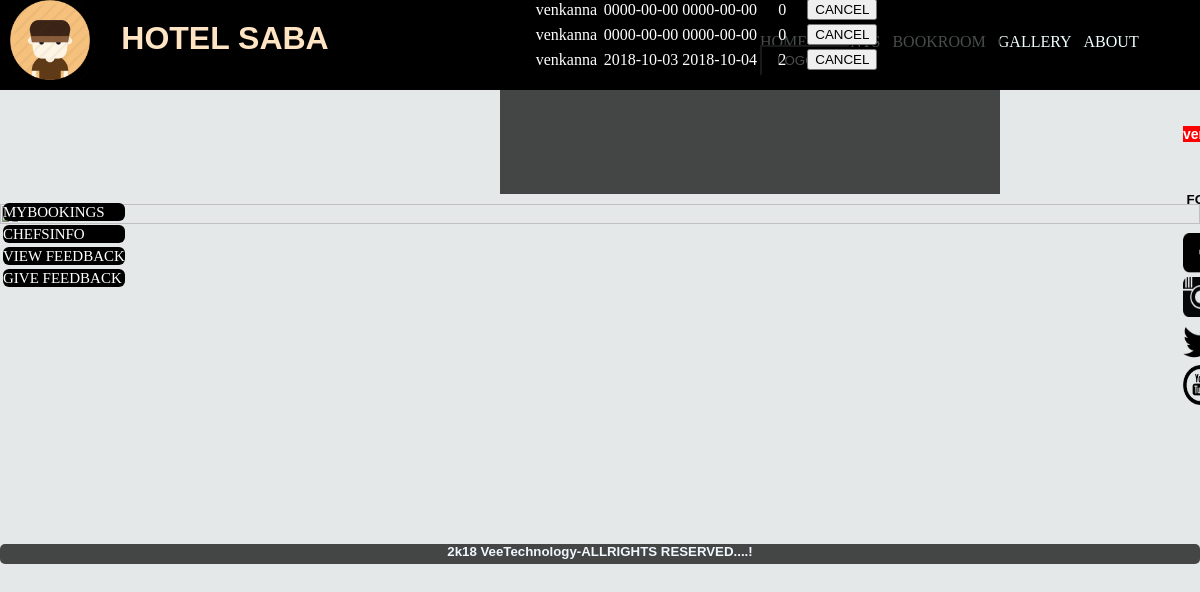
The page /mybookings.php (signed in) on the database its author committed.
### tables this page shows
CREATE TABLE IF NOT EXISTS `bookroom` (
  `id` int(20) NOT NULL,
  `uname` varchar(10) NOT NULL,
  `checkin` date NOT NULL,
  `checkout` date NOT NULL,
  `rooms` int(1) NOT NULL
);

### mybookings.php (the view, shortened to what this page needs)
<!DOCTYPE html>
<html>
   <head>
<link rel="stylesheet" href="home.css">
       <link rel="stylesheet" href="https://cdnjs.cloudflare.com/ajax/libs/font-awesome/4.7.0/css/font-awesome.min.css">
          </head>
<body bgcolor="#E5E8E8">
        <div class="navbar" style="height:90px;margin-top:0px;background:#000000;margin-left:0px;">
        <img src=".\Im\User_Avatar-05-128.png" style="margin-left:-1100px;  height:80px;
    width:80px;">
        <h1 style=" color: bisque;
    margin-top: -60px;margin-left:-750px;" >HOTEL SABA</h1>
            <div class="right" style="margin-top:-45px;margin-left:760px;">
            <a href="home.php"> HOME &ensp;</a>
            <a href="events.php"> EVENTS &nbsp;&nbsp;</a>
            <?php
            if(isset($_SESSION["uname"]))
        {
            ?>
            <a href="bookroom.php">BOOKROOM &nbsp;&nbsp;</a>
            <?php
            }
        else
        {
            ?>
              <a href="login.html">BOOKROOM &nbsp;&nbsp;</a>
        <?php
        }
        ?>
        <a href="gallery.php"> GALLERY&nbsp; &nbsp;</a>
            <a href="about.php"> ABOUT &nbsp;&nbsp;</a>
        <?php
            if(isset($_SESSION["uname"]))
        {
         echo '<a href="logout.php"><input type="button" value="LOGOUT" style="color:white;padding: 6px 15px;
    background:#000000;margin-top:-8px;"></a>';
        }
        else
        {
         echo '<a href="login.html"><input type="button" value="LOGIN" style="color:white;padding: 6px 15px;
    background:#000000;margin-top:-8px;"></a>';
        }
        ?>
                </div>
        </div><br><br>
                  <div class="details">
            <table  class="table3" border="0" style="top:0px;position:fixed;margin-top:200px;">
                <tr><td> <div class="m1"  style="background:#000000;border-radius:6px;">
         <?php
         if(isset($_SESSION["uname"]))
        {
          ?>
        <a href="mybookings.php" style="color:white">MYBOOKINGS</a>
        <?php
         }
        else
        {
        ?>
        <a href="login.html" style="color:white">MYBOOKINGS</a>
        <?php
        }
        ?>
                         </div></td></tr>
                <tr><td><div class="m1"  style="background:#000000;border-radius:6px;"> <a href="chefs.php" style="color:white;">CHEFSINFO</a></div></td></tr>
                <tr><td><div class="m1"  style="background:#000000;border-radius:6px;"><a href="viewfeedback.php" style="color:white">VIEW FEEDBACK</a></div> </td></tr>
                <tr><td><div class="m1"  style="background:#000000;border-radius:6px;"><a href="givefeedback.php" style="color:white">GIVE FEEDBACK</a> </div></td></tr></table>
        </div>
    <div class="logos" >
            <table  class="table1" border="0" style="margin-left:30px;margin-top:-80px;">
                <tr><td><h5 style="color:black;font-style:bold;background:red;"><center>
              <?php
       $uname=isset($_POST['uname']);
            if(isset($_SESSION["uname"]))
        {
               ?>
                    <h5 style="color:white;background:red;font-size:14px;">
                        <?php  echo $_SESSION['uname'];?></h5>
            <?php
        }
                    ?></center></h5></td></tr>
                <tr><td><h5 style="color:black"><center>FOLLOW</center></h5></td></tr>
                <tr><td> <a href="https://www.facebook.com/"><img src="./logos/facebook.png" ></a></td></tr>
                <tr><td><a href="https://www.instagram.com/"><img src="./logos/insta.png"></a> </td></tr>
                <tr><td> <a href="https://twitter.com/login?lang=en"><img src="./logos/twitter.png"></a></td></tr>
                <tr><td><a href="https://www.youtube.com/"><img src="./logos/youtube.png"></a> </td></tr></table>
        </div>
    <div style="position:;">
    <img src=".\Im\78.jpg"style="height:100%;width:100%;margin-top:-240px;margin-bottom:0px;">
        <div class="output" style="width:500px;height:300px;background:rgba(0,0,0,0.7);text-align:center;position:absolute;margin-top:-450px;margin-left:500px;color:white;font-family:serif">
            <?php
                 if(isset($_SESSION["uname"]))
                 {
            $uname=$_SESSION['uname'];
                 }
$link = mysqli_connect("localhost", "root", "", "hotel");
$sql = "SELECT * FROM bookroom where uname='$uname'";
if($result = mysqli_query($link, $sql)){
    if(mysqli_num_rows($result) > 0){
        echo "<table style=margin-left:30px;margin-top:30px>";
              while($row = mysqli_fetch_array($result))
              {
            echo "<tr>";
                echo "<td>" . $row['uname'] . "</td>";
                echo "<td>" . $row['checkin'] . "</td>";
                echo "<td>" . $row['checkout']. "</td>";
                echo "<td>" . $row['rooms']. "</td>";
                  echo "<td>" . '<a href="cancelbooking.php
                  ?cancelbooking=$row[checkin]"><input type="submit" value="CANCEL" name="cancelbutton"></a>'. "</td>";
              }
        echo "</table>";
    } else{
        echo "No records matching your query were found.";
    }
} else{
    echo "ERROR: Could not able to execute $sql. " . mysqli_error($link);
}
                ?></center>
        </div>
        <div class="footer" style="margin-top:200px;">
            <h5> 2k18 VeeTechnology-ALLRIGHTS RESERVED....!</h5>
        </div>
		 </body>
         </html>

### home.css (style rules this page uses)
body { background-size:cover; margin-left:0px; margin-right:0; margin-top:0; margin-bottom:0px; box-sizing: border-box; margin: 0px; padding: 0px; background-position: center; }
.details { margin-top: 0px; margin-right: 0px; color: aqua; margin-left: 0px; margin-bottom: 0px; top:0px; }
.details a { color:whitesmoke; cursor: pointer; padding: 10px 0px; text-decoration: none; font-size: 15px; background-color:; font-weight:200; text-indent: 50px; font-family: "Times New Roman", Times, serif; }
.details table.table3 { margin-top: 100px; top: 290px; position: fixed; }
.logos { margin-top: 5px; margin-right: 59px; color: aqua; margin-left: 1150px; margin-bottom: 200px; top:0px; }
.logos table.table1 { top: 180px; position: fixed; }
table.table1 img { height: 40px; width: 35px; margin-top: px; }
.navbar { width:1250; height: 110px; margin-top: 0px; margin-left: -300px; background:#000000; border-radius: 0px; text-align: center; }
.navbar { margin-left: 200px; }
.navbar a { color: azure; margin-top: 0px; margin-left: 0px; margin-right: 0px; background:; border-radius: 0px; text-align: center; text-decoration: none; float:left; font-family: "Times New Roman", Times, serif; }
.footer { width:120x; height:20px; background:rgba(0,0,0,0.7); border-radius: 5px; text-align: center; margin-bottom: 0px; }
.footer h5 { color: aliceblue; }
* { box-sizing: border-box }
body { font-family: Verdana, sans-serif; margin:0 }
img { vertical-align: middle; }

### rows shown on the page
bookroom: uname "venkanna", checkin "0000-00-00", checkout "0000-00-00", rooms "0"
bookroom: uname "venkanna", checkin "0000-00-00", checkout "0000-00-00", rooms "0"
bookroom: uname "venkanna", checkin "2018-10-03", checkout "2018-10-04", rooms "2"
